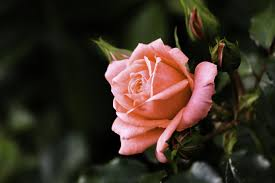
#> input picture rotation/image.jpg, 275 x 183 px
$ python rotate_example.py --image image.jpg
#> lines starting #> are read from the running program, lines starting #| are printed output that depends on the picture
# Rotate images (correctly) with OpenCV and Python using imutils library

# import the neccessary packages
import numpy as np
import argparse
import imutils
import cv2

# construct the argument parse and parse the arguments
ap = argparse.ArgumentParser()
ap.add_argument("-i", "--image", required=True, help="path to the image file")
args = vars(ap.parse_args())

# load the image from disk
image = cv2.imread(args["image"])
#> image is the input picture: shape (183, 275, 3); mean B, G, R 35.3, 46.6, 58.6

# loop over the rotation angles
for angle in np.arange(0, 360, 60): # looping form 0 to 360 degrees with an interval of 60 degrees
	rotated = imutils.rotate(image, angle)
	cv2.imshow("Rotated (Problematic)", rotated)
	cv2.waitKey(0)
#> this loop made 6 passes
#> pass 2, `rotated = imutils.rotate(image, angle)`:
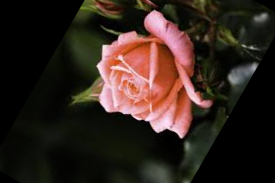
#> rotated: shape (183, 275, 3); mean B, G, R 29.4, 36.7, 49.9
#> pass 3, `rotated = imutils.rotate(image, angle)`:
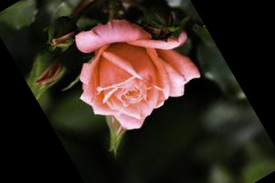
#> rotated: shape (183, 275, 3); mean B, G, R 30.8, 39.7, 52.3

# loop over the rotation angles again, this time ensuring
# no part of the image is cut off
for angle in np.arange(0, 360, 60):
	rotated = imutils.rotate_bound(image, angle)
	cv2.imshow("Rotated (Correct)", rotated)
	cv2.waitKey(0)
#> this loop made 6 passes
#> pass 2, `rotated = imutils.rotate_bound(image, angle)`:
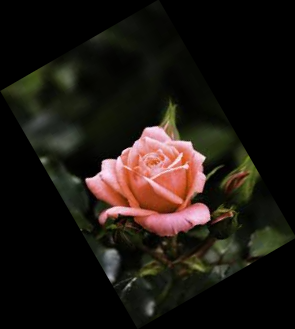
#> rotated: shape (329, 295, 3); mean B, G, R 18.3, 24.1, 30.4
#> pass 3, `rotated = imutils.rotate_bound(image, angle)`:
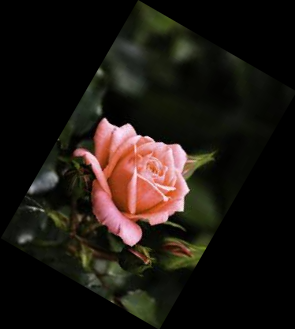
#> rotated: shape (329, 295, 3); mean B, G, R 18.3, 24.1, 30.4
